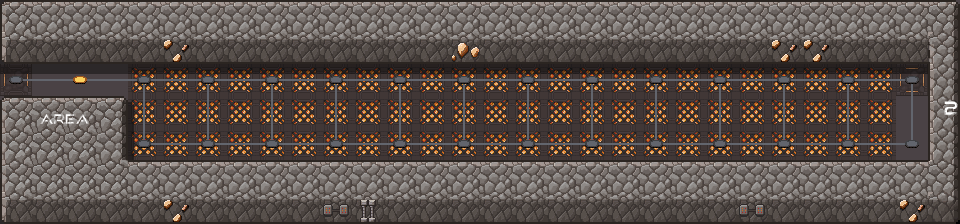

This is a level from a 2D game, rendered from its Tiled map with the project's own tilesets. A one-line summary and the complete map file follow:
An orthogonal 30x7 tile map with 32x32 px tiles, 6 tile layers (floor, sh, wall, p, ...), 3 tilesets.

<map version="1.10" tiledversion="1.10.2" orientation="orthogonal" renderorder="right-down" width="30" height="7" tilewidth="32" tileheight="32" infinite="0" nextlayerid="7" nextobjectid="1">
 <tileset firstgid="1" source="scifi_dungeon_tileset2.tsx" />
 <tileset firstgid="241" source="scifi_dungeon_tileset.tsx" />
 <tileset firstgid="433" source="scifi_tileset_01.tsx" />
 <layer id="2" name="floor" width="30" height="7">
  <data encoding="csv">
151,151,151,151,151,151,151,151,151,151,151,151,151,151,151,151,151,151,151,151,151,151,151,151,151,151,151,151,151,151,
151,151,151,151,151,151,151,151,151,151,151,151,151,151,151,151,151,151,151,151,151,151,151,151,151,151,151,151,151,151,
181,151,151,151,197,197,197,197,197,197,197,197,197,197,197,197,197,197,197,197,197,197,197,197,197,197,197,197,183,0,
151,151,151,151,197,197,197,197,197,197,197,197,197,197,197,197,197,197,197,197,197,197,197,197,197,197,197,197,151,0,
151,151,151,151,197,197,197,197,197,197,197,197,197,197,197,197,197,197,197,197,197,197,197,197,197,197,197,197,151,0,
151,151,151,151,151,151,151,151,151,151,151,151,151,151,151,151,151,151,151,151,151,151,151,151,151,151,151,151,151,0,
151,151,151,151,151,151,151,151,151,151,151,151,151,151,151,151,151,151,151,151,151,151,151,151,151,151,151,151,151,0
</data>
 </layer>
 <layer id="4" name="sh" width="30" height="7" opacity="0.4">
  <data encoding="csv">
36,0,0,0,0,0,0,0,0,0,0,0,0,0,0,0,0,0,0,0,0,0,0,0,0,0,0,0,0,0,
36,0,0,0,0,0,0,0,0,0,0,0,0,0,0,0,0,0,0,0,0,0,0,0,0,0,0,0,0,0,
22,22,22,22,22,22,22,22,22,22,22,22,22,22,22,22,22,22,22,22,22,22,22,22,22,22,22,22,22,22,
0,0,0,33,33,0,0,0,0,0,0,0,0,0,0,0,0,0,0,0,0,0,0,0,0,0,0,0,0,0,
0,0,0,43,43,0,0,0,0,0,0,0,0,0,0,0,0,0,0,0,0,0,0,0,0,0,0,0,0,0,
0,0,0,0,0,0,0,0,0,0,0,0,0,0,0,0,0,0,0,0,0,0,0,0,0,0,0,0,0,0,
36,0,0,0,0,0,0,0,0,0,0,0,0,0,0,0,0,0,0,0,0,0,0,0,0,0,0,0,0,0
</data>
 </layer>
 <layer id="3" name="wall" width="30" height="7">
  <data encoding="csv">
34,53,53,53,53,53,53,53,53,53,53,53,53,53,53,53,53,53,53,53,53,53,53,53,53,53,53,53,53,32,
14,101,101,101,101,116,101,101,101,101,101,101,101,101,106,101,101,101,101,101,101,101,101,101,116,116,101,101,101,68,
0,0,0,0,0,0,0,0,0,0,0,0,0,0,0,0,0,0,0,0,0,0,0,0,0,0,0,0,0,28,
34,53,53,32,0,0,0,0,0,0,0,0,0,0,0,0,0,0,0,0,0,0,0,0,0,0,0,0,0,28,
25,1,1,42,0,0,0,0,0,0,0,0,0,0,0,0,0,0,0,0,0,0,0,0,0,0,0,0,0,28,
25,1,1,1,53,53,53,53,53,53,53,53,53,53,53,53,53,53,53,53,53,53,53,53,53,53,53,53,53,73,
14,101,101,101,101,116,101,101,101,101,108,111,101,101,101,101,101,101,101,101,101,101,101,108,101,101,101,101,116,83
</data>
 </layer>
 <layer id="6" name="p" width="30" height="7">
  <data encoding="csv">
0,0,0,0,0,0,0,0,0,0,0,0,0,0,0,0,0,0,0,0,0,0,0,0,0,0,0,0,0,0,
0,0,0,0,0,0,0,0,0,0,0,0,0,0,0,0,0,0,0,0,0,0,0,0,0,0,0,0,0,0,
0,0,0,0,0,0,0,0,0,0,0,0,0,0,0,0,0,0,0,0,0,0,0,0,0,0,0,0,0,0,
0,583,584,0,0,0,0,0,0,0,0,0,0,0,0,0,0,0,0,0,0,0,0,0,0,0,0,0,0,587,
0,0,0,0,0,0,0,0,0,0,0,0,0,0,0,0,0,0,0,0,0,0,0,0,0,0,0,0,0,0,
0,0,0,0,0,0,0,0,0,0,0,0,0,0,0,0,0,0,0,0,0,0,0,0,0,0,0,0,0,0,
0,0,0,0,0,0,0,0,0,0,0,0,0,0,0,0,0,0,0,0,0,0,0,0,0,0,0,0,0,0
</data>
 </layer>
 <layer id="5" name="line" width="30" height="7">
  <data encoding="csv">
0,0,0,0,0,0,0,0,0,0,0,0,0,0,0,0,0,0,0,0,0,0,0,0,0,0,0,0,0,0,
0,0,0,0,0,0,0,0,0,0,0,0,0,0,0,0,0,0,0,0,0,0,0,0,0,0,0,0,0,0,
170,2684354739,2684354739,2684354739,3221225631,2684354739,3221225631,2684354739,3221225631,2684354739,3221225631,2684354739,3221225631,2684354739,3221225631,2684354739,3221225631,2684354739,3221225631,2684354739,3221225631,2684354739,3221225631,2684354739,3221225631,2684354739,3221225631,2684354739,3221225632,0,
0,0,0,0,3221225651,0,3221225651,0,3221225651,0,3221225651,0,3221225651,0,3221225651,0,3221225651,0,3221225651,0,3221225651,0,3221225651,0,3221225651,0,3221225651,0,3221225651,0,
0,0,0,0,160,1610612915,159,1610612915,159,1610612915,159,1610612915,159,1610612915,159,1610612915,159,1610612915,159,1610612915,159,1610612915,159,1610612915,159,1610612915,159,1610612915,1610612896,0,
0,0,0,0,0,0,0,0,0,0,0,0,0,0,0,0,0,0,0,0,0,0,0,0,0,0,0,0,0,0,
0,0,0,0,0,0,0,0,0,0,0,0,0,0,0,0,0,0,0,0,0,0,0,0,0,0,0,0,0,0
</data>
 </layer>
 <layer id="1" name="point" width="30" height="7">
  <data encoding="csv">
0,0,0,0,0,0,0,0,0,0,0,0,0,0,0,0,0,0,0,0,0,0,0,0,0,0,0,0,0,0,
0,0,0,0,0,0,0,0,0,0,0,0,0,0,0,0,0,0,0,0,0,0,0,0,0,0,0,0,0,0,
168,0,158,0,168,0,168,0,168,0,168,0,168,0,168,0,168,0,168,0,168,0,168,0,168,0,168,0,168,0,
0,0,0,0,0,0,0,0,0,0,0,0,0,0,0,0,0,0,0,0,0,0,0,0,0,0,0,0,0,0,
0,0,0,0,168,0,168,0,168,0,168,0,168,0,168,0,168,0,168,0,168,0,168,0,168,0,168,0,168,0,
0,0,0,0,0,0,0,0,0,0,0,0,0,0,0,0,0,0,0,0,0,0,0,0,0,0,0,0,0,0,
0,0,0,0,0,0,0,0,0,0,0,0,0,0,0,0,0,0,0,0,0,0,0,0,0,0,0,0,0,0
</data>
 </layer>
</map>
